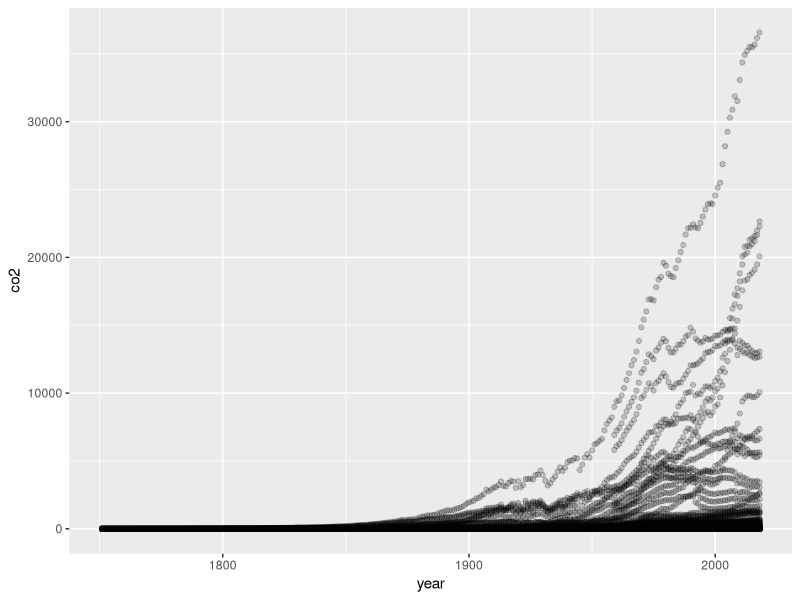

Reproduce this figure in R.
## ---- chunk 1
library(readr)
library(ggplot2)
## ---- chunk 2
co2.data <- read_csv("owid-co2-data.xlsx.csv")
head(co2.data)
## ---- chunk 3
ggplot(data = co2.data, mapping = aes(x=year, y=co2))+
  geom_point(alpha = 0.2)
